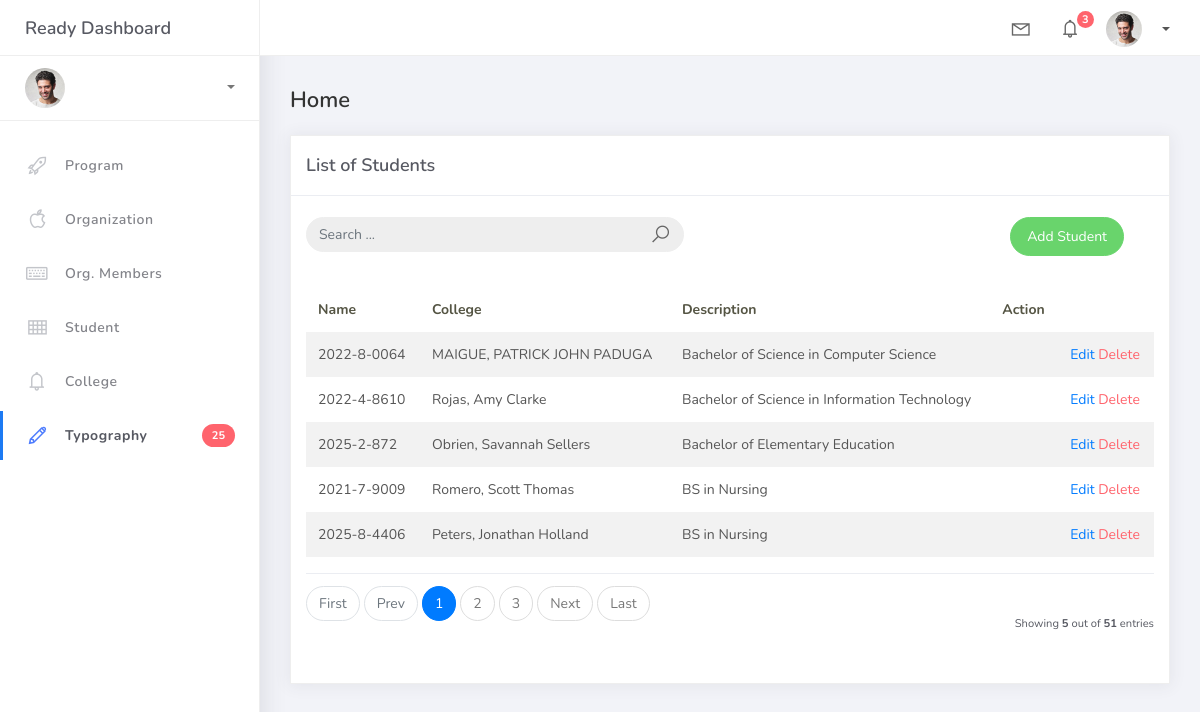
Page /student_list on the earlier database version.
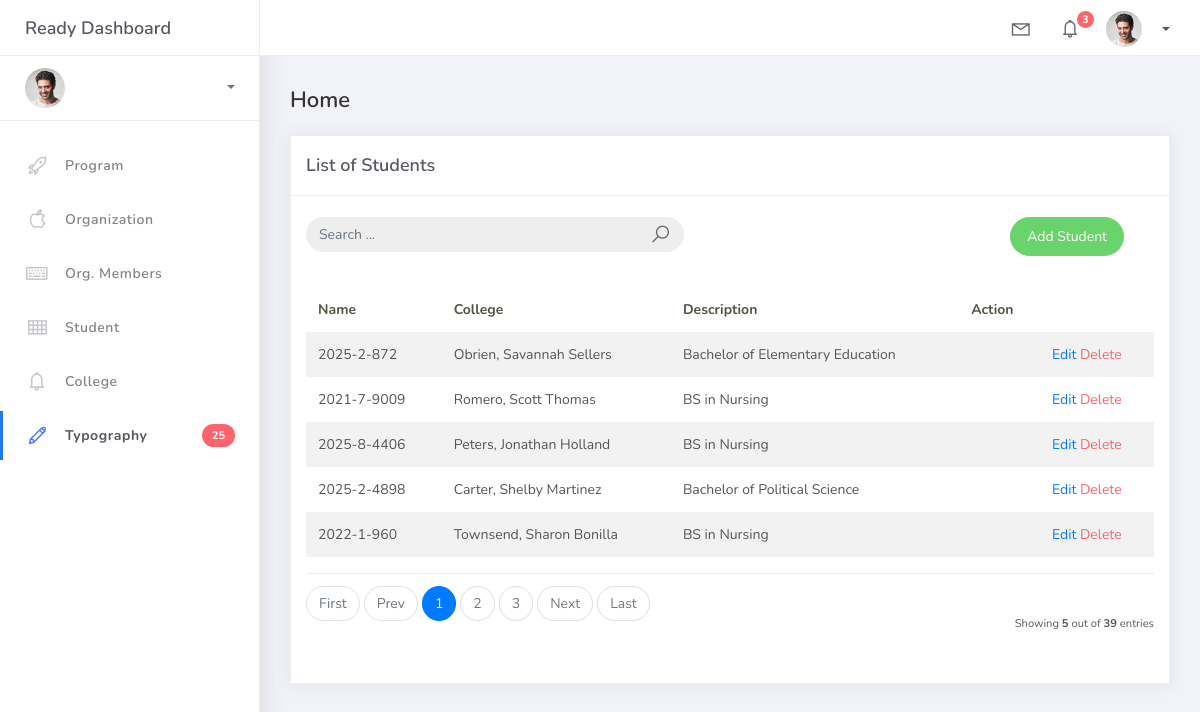
Same page on the later database version.
### studentorg/models.py (models this page shows, shortened)
class BaseModel(models.Model):
    created_at = models.DateTimeField(auto_now_add=True, db_index=True)
    updated_at = models.DateTimeField(auto_now=True)
    class Meta:
        abstract = True

class Student(BaseModel):
    student_id = models.CharField(max_length=15)
    lastname = models.CharField(max_length=25)
    firstname = models.CharField(max_length=25)
    middlename = models.CharField(max_length=25, blank=True, null=True)
    program = models.ForeignKey(Program, on_delete=models.CASCADE)

class Program(BaseModel):
    prog_name = models.CharField(max_length=150)
    college = models.ForeignKey(College, on_delete=models.CASCADE)

### studentorg/views.py (the view, shortened to what this page needs)
# urls.py: path("student_list", views.StudentList.as_view(), name="student-list"),
class StudentList(ListView):
    model = Student
    context_object_name = 'students'
    template_name = 'student_list.html'
    paginate_by = 5
    def get_queryset(self):
        qs = super().get_queryset()
        query = self.request.GET.get('q')
        return qs

### templates/student_list.html
{% extends 'base.html' %}
{% load static %}
{% block content %}
<div class="content">
    <div class="container-fluid">
        <h4 class="page-title">Home</h4>
        <div class="row">
            <div class="col-md-12">
                <div class="card">
                    <div class="card-header">
                        <div class="card-title">List of Students</div>
                    </div>
                    <br />
<div class="col-md-12 row">
    <div class="col-md-6">
        <form class="navbar-left navbar-form nav-search mr-md-3" action="{% url 'student-list' %}">
            <div class="input-group">
                <input type="text" placeholder="Search ..." class="form-control" name="q" />
                <div class="input-group-append">
                    <span class="input-group-text">
                        <i class="la la-search search-icon"></i>
                    </span>
                </div>
            </div>
        </form>
    </div>
    <div class="col-md-6">
        <div class="pull-right">
            <a href="{% url 'student-add' %}" class="btn btn-success btn-rounded">
                Add Student
            </a>
        </div>
    </div>
</div>
                    <div class="card-body">
                        <table class="table table-striped mt-3">
                            <thead>
                                <tr>
                                    <th scope="col">Name</th>
                                    <th scope="col">College</th>
                                    <th scope="col">Description</th>
                                    <th scope="col">Action</th>
                                </tr>
                            </thead>
                            <tbody>
                                {% for student in students %}
                                <tr>
                                    <td>{{ student.student_id }}</td>
                                    <td>{{ student.lastname }}, {{ student.firstname }} {{ student.middlename }}</td>
                                    <td>{{ student.program.prog_name }}</td>
                                    <td>
                                        <td>
                                        <a href="{% url 'student-update' student.id %}">Edit</a>
                                        <a href="{% url 'student-delete' student.id %}" class="text-danger">Delete</a>
                                    </td>
                                    </td>
                                    </tr>
                                    {% empty %}
                                    <tr>
                                        <td colspan="4" style="text-align: center;">
                                            <p class="text-sm font-weight-bold mb-0">No Records Found</p>
                                        </td>
                                    </tr>
                                {% endfor %}
                            </tbody>
                        </table>
                        {% include 'includes/pagination.html' %}
                    </div>
                </div>
            </div>
        </div>
    </div>
</div>
{% endblock %}

### templates/base.html (shortened to what this page needs)
{% load static %}
<!DOCTYPE html>
<html>
<head>
	<link rel="stylesheet" href="{% static 'css/bootstrap.min.css' %}">
	<link rel="stylesheet" href="{% static 'css/ready.css' %}">
	<link rel="stylesheet" href="{% static 'css/demo.css' %}">
</head>
<body>
	<div class="wrapper">
		<div class="main-header">
			<div class="logo-header">
				<a href="index.html" class="logo">
					Ready Dashboard
				</a>
			</div>
			<nav class="navbar navbar-header navbar-expand-lg">
				<div class="container-fluid">
					<ul class="navbar-nav topbar-nav ml-md-auto align-items-center">
						<li class="nav-item dropdown hidden-caret">
							<a class="nav-link dropdown-toggle" href="#" id="navbarDropdown" role="button" data-toggle="dropdown" aria-haspopup="true" aria-expanded="false">
								<i class="la la-envelope"></i>
							</a>
						</li>
						<li class="nav-item dropdown hidden-caret">
							<a class="nav-link dropdown-toggle" href="#" id="navbarDropdown" role="button" data-toggle="dropdown" aria-haspopup="true" aria-expanded="false">
								<i class="la la-bell"></i>
								<span class="notification">3</span>
							</a>
						</li>
						<li class="nav-item dropdown">
							<a class="dropdown-toggle profile-pic" data-toggle="dropdown" href="#" aria-expanded="false"> <img src="{% static 'img/profile.jpg' %}" alt="user-img" width="36" class="img-circle"><span>{{ request.user.username }}</span></a>
							</li>
						</ul>
					</div>
				</nav>
			</div>
			<div class="sidebar">
				<div class="scrollbar-inner sidebar-wrapper">
					<div class="user">
						<div class="photo">
							<img src="{% static 'img/profile.jpg' %}">
						</div>
						<div class="info">
							<a class="" data-toggle="collapse" href="#collapseExample" aria-expanded="true">
								<span class="caret"></span>
							</a>
							<div class="clearfix"></div>
						</div>
					</div>
					<ul class="nav">
						<li class="nav-item">
							<a href="{% url 'program-list' %}">
								<i class="la la-rocket"></i>
								<p>Program</p>
							</a>
						</li>
						<li class="nav-item">
							<a href="{% url 'organization-list' %}">
								<i class="la la-apple"></i>
								<p>Organization</p>
							</a>
						</li>
						<li class="nav-item">
							<a href="{% url 'orgmember-list' %}">
								<i class="la la-keyboard-o"></i>
								<p>Org. Members</p>
							</a>
						</li>
						<li class="nav-item">
							<a href="{% url 'student-list' %}">
								<i class="la la-th"></i>
								<p>Student</p>
							</a>
						</li>
						<li class="nav-item">
							<a href="{% url 'college-list' %}">
								<i class="la la-bell"></i>
								<p>College</p>
							</a>
						</li>
						<li class="nav-item active">
							<a href="typography.html">
								<i class="la la-pencil"></i>
								<p>Typography</p>
								<span class="badge badge-danger">25</span>
							</a>
						</li>
					</ul>
				</div>
			</div>
			<div class="main-panel">
				{% block content %}
                {% endblock %}
			</div>
		</div>
</body>
</html>

### templates/includes/pagination.html (shortened to what this page needs)
{% if is_paginated %}
  <div class="card-footer px-0 border-0 d-flex flex-column flex-lg-row align-items-center justify-content-between mt-3">
    <nav aria-label="Topics pagination" class="mb-4">
      <ul class="pagination">
        {% if page_obj.number > 1 %}
          <li class="page-item">
            <a class="page-link" href="?page=1">First</a>
          </li>
        {% else %}
          <li class="page-item disabled">
            <span class="page-link">First</span>
          </li>
        {% endif %}
        {% if page_obj.has_previous %}
          <li class="page-item">
            <a class="page-link" href="?page={{ page_obj.previous_page_number }}">Prev</a>
          </li>
        {% else %}
          <li class="page-item disabled">
            <span class="page-link">Prev</span>
          </li>
        {% endif %}
        {% for page_num in paginator.page_range %}
          {% if page_obj.number == page_num %}
            <li class="page-item active">
              <span class="page-link">
                {{ page_num }}
              </span>
            </li>
          {% elif page_num > page_obj.number|add:'-3' and page_num < page_obj.number|add:'3' %}
            <li class="page-item">
              <a class="page-link" href="?page={{ page_num }}">{{ page_num }}</a>
            </li>
          {% endif %}
        {% endfor %}
        {% if page_obj.has_next %}
          <li class="page-item">
            <a class="page-link" href="?page={{ page_obj.next_page_number }}">Next</a>
          </li>
        {% else %}
          <li class="page-item disabled">
            <span class="page-link">Next</span>
          </li>
        {% endif %}
        {% if page_obj.number != paginator.num_pages %}
          <li class="page-item">
            <a class="page-link" href="?page={{ paginator.num_pages }}">Last</a>
          </li>
        {% else %}
          <li class="page-item disabled">
            <span class="page-link">Last</span>
          </li>
        {% endif %}
      </ul>
    </nav>
    <div class="fw-normal small mt-4 mt-lg-0">
      Showing <b>{{ object_list.count }}</b> out of <b>{{ paginator.count }}</b> entries
    </div>
  </div>
{% endif %}

Differences in the rows shown:
removed Student: student_id "2022-8-0064", lastname "MAIGUE", firstname "PATRICK JOHN", middlename "PADUGA", program.prog_name "Bachelor of Science in Computer Science"
removed Student: student_id "2022-4-8610", lastname "Rojas", firstname "Amy", middlename "Clarke", program.prog_name "Bachelor of Science in Information Technology"
now on this page (row unchanged): Student: student_id "2025-2-4898", lastname "Carter", firstname "Shelby", middlename "Martinez", program.prog_name "Bachelor of Political Science"
now on this page (row unchanged): Student: student_id "2022-1-960", lastname "Townsend", firstname "Sharon", middlename "Bonilla", program.prog_name "BS in Nursing"
Other differences:
{{ paginator.count }}: "51" → "39"
